Frame 1 (no input): blank canvas, image omitted
Frame 60 (no input): blank canvas, image omitted
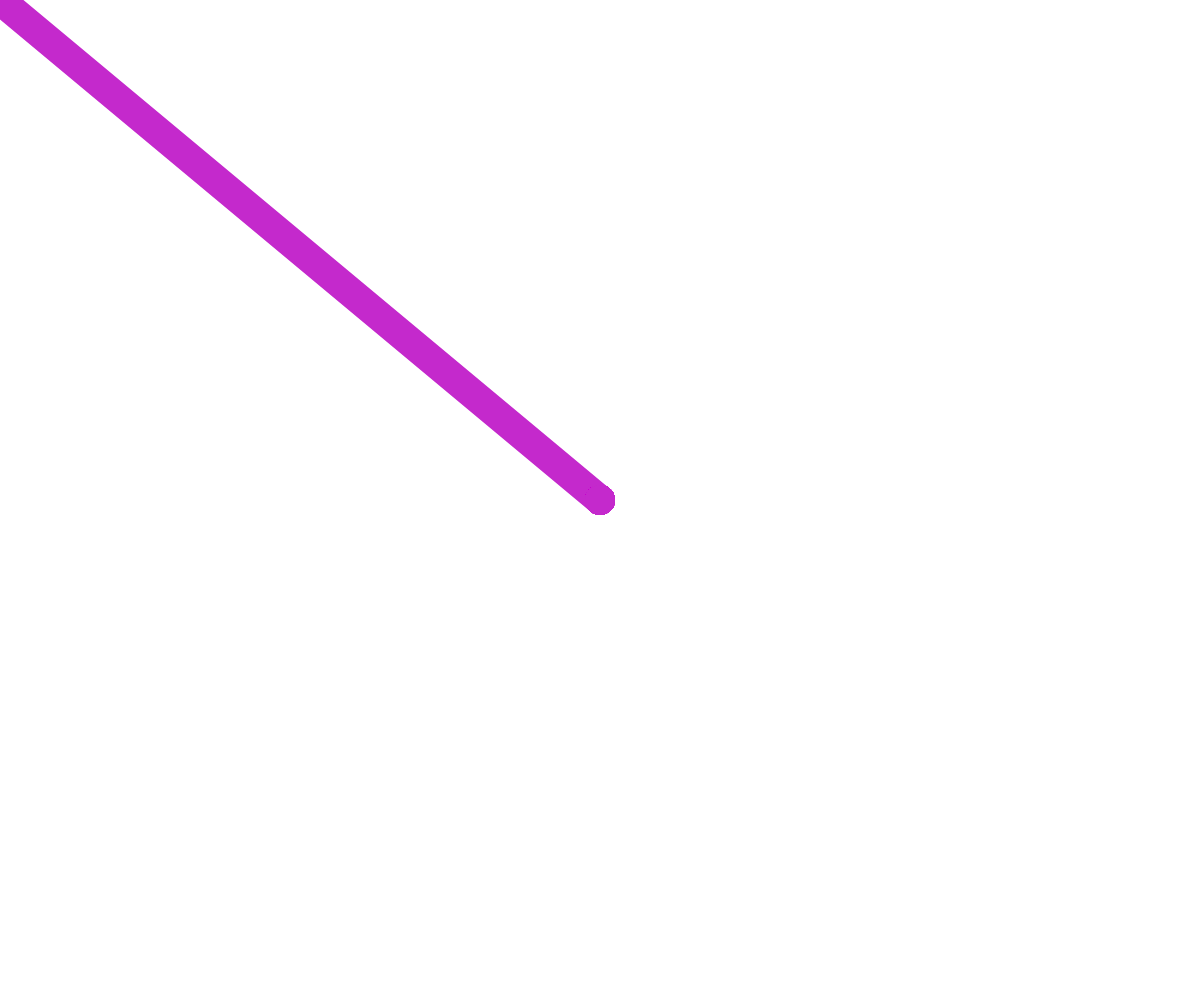
Frame 120 (the mouse pressed at the canvas centre since frame 60)

The p5.js sketch whose frames 1 and 60 were blank and that drew this single picture after the mouse press (run headless with seeded random() and noise() and a simulated clock; from frame 60 on, the mouse is pressed at the canvas centre):

// p5.js sketch
// ── sketch.js
var canvas;
let r, g, b;

function windowResized(){
	resizeCanvas(windowWidth, windowHeight);
}

function setup(){
	canvas = createCanvas(windowWidth, windowHeight);
	canvas.position(0,0);
	canvas.style('z-index', '-1');
//	background(220);
	r = random(50, 255);
	g = random(0, 200);
	b = random(50, 255);
}


function draw(){
	strokeWeight(30); // Thicker
	stroke(r, g, b);
	if (mouseIsPressed){
			line(pmouseX, pmouseY, mouseX, mouseY);
	}
	
}

function mouseClicked() {
	console.log("click");
  r = random(255);
  g = random(255);
  b = random(255);
}


function deviceMoved() {   
    r = map(accelerationX, -8, 8, 0, 255);
    g = map(accelerationY, -2, 2, 0, 200);
    b = map(accelerationZ, -5, 5, 1, 255);   
//    text('I WAS MOVED!: ' + accelerationX, width/2, height/2);
}
